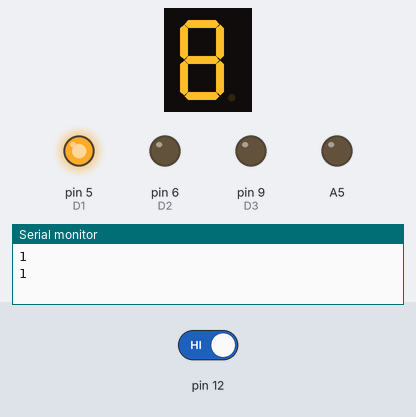
This sketch was run on a simulated Arduino Uno, built with avr-gcc and run on an emulated ATmega328P. On the bench: 1-digit seven-segment display, output pins drawn as LEDs (lit = HIGH), the last lines printed to the serial monitor. Wiring (inferred from the names in the program): 1-digit 7-segment display, segments lit when HIGH: segments A0, A1, A2, pin 2, pin 4, pin 7, pin 8, pin 13. Inputs (shaded band) come from the test bench; at power-on: pin 12 HIGH. The segment pins are drawn as the display they are named for; pins used as bus, display or sensor lines are not drawn.

Above: at 5.8 s.
5.9 s: pin 12 driven LOW
At 10.4 s:
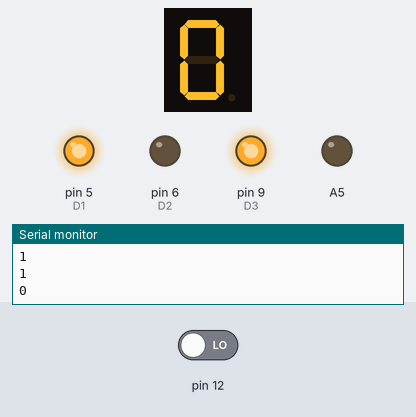
12.3 s: pin 12 driven HIGH
At 15.4 s:
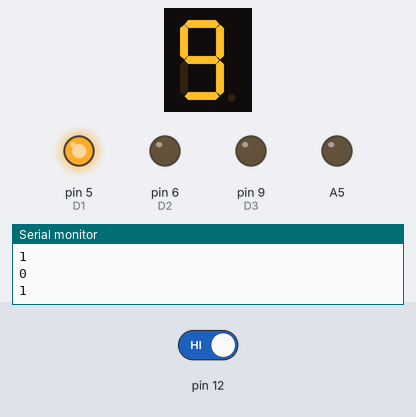
Timing chart, 0 to 16.9 s (numbered marks = the images above; inputs shaded):
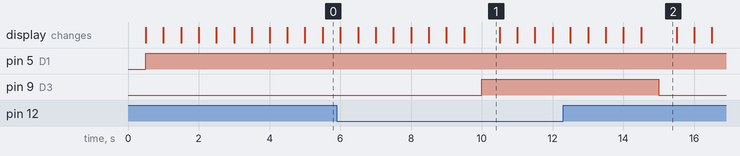

Measured:
- after the input at 5.9 s, pin 9 (D3): LOW → HIGH after 4.1 s
- after the input at 12.3 s, pin 9 (D3): HIGH → LOW after 2.7 s
- what the display in image 1 shows lasts 1.0 s, from 9.5 s to 10.5 s

The sketch:

2-3.ino
```cpp
int A = A0
        , B = A1
              , C = A2
                    , D = 2
                          , E = 4
                                , F = 7
                                      , G = 8
                                          , DP = 13
                                              , D1 = 5
                                                  , D2 = 6
                                                      , D3 = 9
                                                          , D4 = 10;
void setup() {
  pinMode(A, OUTPUT);
  pinMode(B, OUTPUT);
  pinMode(C, OUTPUT);
  pinMode(D, OUTPUT);
  pinMode(E, OUTPUT);
  pinMode(F, OUTPUT);
  pinMode(G, OUTPUT);
  pinMode(DP, OUTPUT);
  pinMode(12, INPUT_PULLUP);
  pinMode(D1, OUTPUT);
  pinMode(D2, OUTPUT);
  pinMode(D3, OUTPUT);
  pinMode(D4, OUTPUT);
  Serial.begin(9600);
  pinMode(A5, OUTPUT);
}

void displayNumber1() {
  for (int digit = 0; digit <= 9; digit ++) {
    displaySegment(digit);
    //analogWrite(5,analogRead(A5));

    digitalWrite(D3, HIGH);
    delay(500);
    digitalWrite(D3, LOW);
  }
}
void displayNumber2() {
  for (int digit = 9; digit >= 0; digit --) {
    displaySegment(digit);
    //analogWrite(5,analogRead(A5));
    delay(500);
    digitalWrite(D1, HIGH);
    //digitalWrite(D2, HIGH);
    //digitalWrite(D3, HIGH);
   // digitalWrite(D4, HIGH);
  }
}
void displaySegment(int n) {
  switch (n) {
    case 1:
      digitalWrite(A, LOW);
      digitalWrite(B, HIGH);
      digitalWrite(C, HIGH);
      digitalWrite(D, LOW);
      digitalWrite(E, LOW);
      digitalWrite(F, LOW);
      digitalWrite(G, LOW);
      break;

    case 2:
      digitalWrite(A, HIGH);
      digitalWrite(B, HIGH);
      digitalWrite(C, LOW);
      digitalWrite(D, HIGH);
      digitalWrite(E, HIGH);
      digitalWrite(F, LOW);
      digitalWrite(G, HIGH);
      break;

    case 3:
      digitalWrite(A, HIGH);
      digitalWrite(B, HIGH);
      digitalWrite(C, HIGH);
      digitalWrite(D, HIGH);
      digitalWrite(E, LOW);
      digitalWrite(F, LOW);
      digitalWrite(G, HIGH);
      break;

    case 4:
      digitalWrite(A, LOW);
      digitalWrite(B, HIGH);
      digitalWrite(C, HIGH);
      digitalWrite(D, LOW);
      digitalWrite(E, LOW);
      digitalWrite(F, HIGH);
      digitalWrite(G, HIGH);
      break;

    case 5:
      digitalWrite(A, HIGH);
      digitalWrite(B, LOW);
      digitalWrite(C, HIGH);
      digitalWrite(D, HIGH);
      digitalWrite(E, LOW);
      digitalWrite(F, HIGH);
      digitalWrite(G, HIGH);
      break;

    case 6:
      digitalWrite(A, HIGH);
      digitalWrite(B, LOW);
      digitalWrite(C, HIGH);
      digitalWrite(D, HIGH);
      digitalWrite(E, HIGH);
      digitalWrite(F, HIGH);
      digitalWrite(G, HIGH);
      break;

    case 7:
      digitalWrite(A, HIGH);
      digitalWrite(B, HIGH);
      digitalWrite(C, HIGH);
      digitalWrite(D, LOW);
      digitalWrite(E, LOW);
      digitalWrite(F, LOW);
      digitalWrite(G, LOW);
      break;

    case 8:
      digitalWrite(A, HIGH);
      digitalWrite(B, HIGH);
      digitalWrite(C, HIGH);
      digitalWrite(D, HIGH);
      digitalWrite(E, HIGH);
      digitalWrite(F, HIGH);
      digitalWrite(G, HIGH);
      break;

    case 9:
      digitalWrite(A, HIGH);
      digitalWrite(B, HIGH);
      digitalWrite(C, HIGH);
      digitalWrite(D, HIGH);
      digitalWrite(E, LOW);
      digitalWrite(F, HIGH);
      digitalWrite(G, HIGH);
      break;

    case 0:
      digitalWrite(A, HIGH);
      digitalWrite(B, HIGH);
      digitalWrite(C, HIGH);
      digitalWrite(D, HIGH);
      digitalWrite(E, HIGH);
      digitalWrite(F, HIGH);
      digitalWrite(G, LOW);
      break;
  }

}
void loop() {

  Serial.println(digitalRead(12));
  if (!digitalRead(12)) {
    displayNumber1();
  }
  else {
    displayNumber2();
  }


}
```
